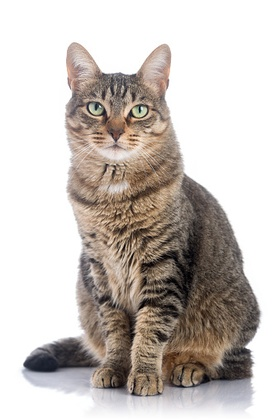
%> input picture CSE 424 Digital Image Processing - LAB/LAB5/cat.jpg, 280 x 420 px, shrunk from 339 x 508 before the run
$ octave conv.m   (GNU Octave 9; MATLAB toolbox functions it lacks are replaced by stand-ins)
%> lines starting %> are read from the running program, lines starting %| are printed output that depends on the picture
clc;

f = im2double(rgb2gray(imread('cat.jpg')));
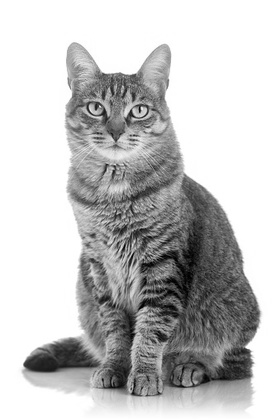
%> f: size 420x280 double; min 0, max 1, mean 0.767
[M,N] = size(f);
%> M = 420; N = 280
h = ones([7,7]) / 49;
f_p = padarray(f,[6,6]);
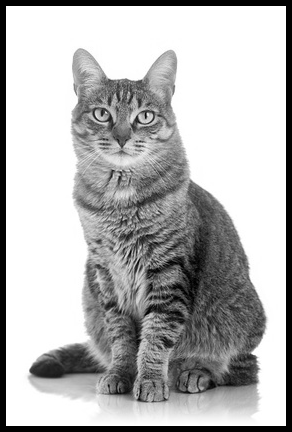
%> f_p: size 432x292 double; min 0, max 1, mean 0.715
g = zeros([M+6,N+6]);
[M_p,N_p] =  size(f_p);
%> M_p = 432; N_p = 292


for x = 4:M_p-3
    for y = 4:N_p-3
        g(x,y) = sum(sum(f_p(x-3:x+3,y-3:y+3).*h));
    end
end
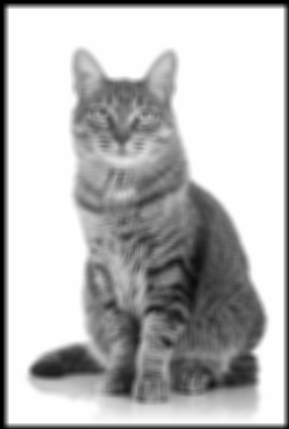
%> g: size 429x289 double; min 0, max 1, mean 0.728

subplot(121);
imshow(f);
subplot(122);
imshow(g);

$ run again, with CSE 424 Digital Image Processing - LAB/LAB5/h.tif saved as CSE 424 Digital Image Processing - LAB/LAB5/cat.jpg
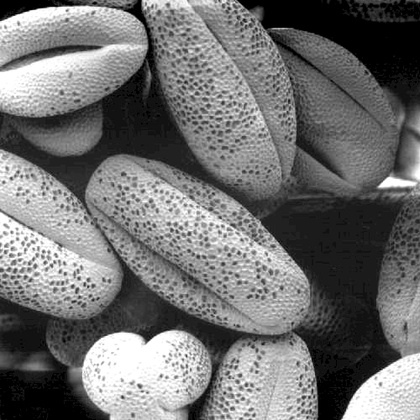
%> input picture CSE 424 Digital Image Processing - LAB/LAB5/h.tif, 420 x 420 px, shrunk from 500 x 500 before the run
%> `f_p = padarray(f,[6,6]);`:
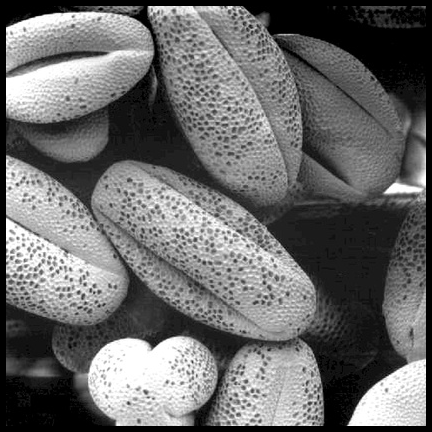
%> f_p: size 432x432 double; min 0, max 1, mean 0.419
%> after the loop `for x = 4:M_p-3`:
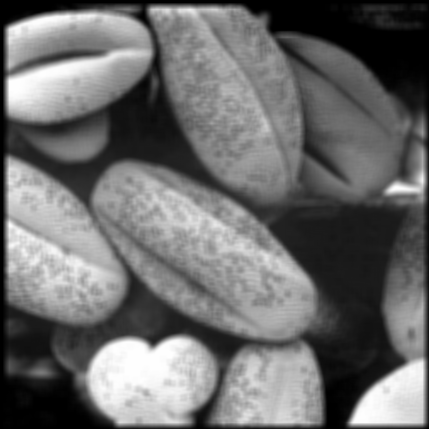
%> g: size 429x429 double; min 0, max 1, mean 0.425
